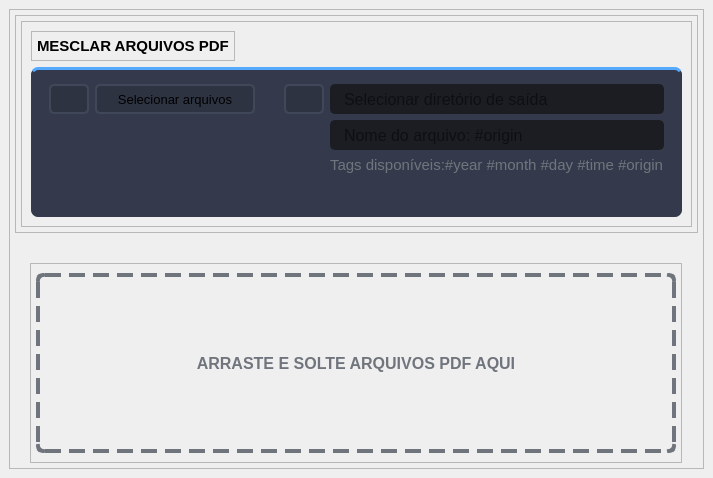
                  <widget class="QWidget" name="page_merge">
                   <layout class="QVBoxLayout" name="verticalLayout_24">
                    <property name="spacing">
                     <number>0</number>
                    </property>
                    <property name="leftMargin">
                     <number>9</number>
                    </property>
                    <property name="topMargin">
                     <number>9</number>
                    </property>
                    <property name="rightMargin">
                     <number>9</number>
                    </property>
                    <property name="bottomMargin">
                     <number>9</number>
                    </property>
                    <item alignment="Qt::AlignTop">
                     <widget class="QFrame" name="frame_main_merge">
                      <property name="frameShape">
                       <enum>QFrame::StyledPanel</enum>
                      </property>
                      <property name="frameShadow">
                       <enum>QFrame::Raised</enum>
                      </property>
                      <layout class="QVBoxLayout" name="verticalLayout_17">
                       <property name="spacing">
                        <number>30</number>
                       </property>
                       <property name="leftMargin">
                        <number>5</number>
                       </property>
                       <property name="topMargin">
                        <number>5</number>
                       </property>
                       <property name="rightMargin">
                        <number>5</number>
                       </property>
                       <property name="bottomMargin">
                        <number>5</number>
                       </property>
                       <item>
                        <widget class="QFrame" name="frame_home">
                         <property name="minimumSize">
                          <size>
                           <width>0</width>
                           <height>0</height>
                          </size>
                         </property>
                         <property name="maximumSize">
                          <size>
                           <width>16777215</width>
                           <height>16777215</height>
                          </size>
                         </property>
                         <property name="styleSheet">
                          <string notr="true"/>
                         </property>
                         <property name="frameShape">
                          <enum>QFrame::StyledPanel</enum>
                         </property>
                         <property name="frameShadow">
                          <enum>QFrame::Raised</enum>
                         </property>
                         <layout class="QVBoxLayout" name="verticalLayout_21">
                          <property name="leftMargin">
                           <number>5</number>
                          </property>
                          <property name="topMargin">
                           <number>5</number>
                          </property>
                          <property name="rightMargin">
                           <number>5</number>
                          </property>
                          <property name="bottomMargin">
                           <number>5</number>
                          </property>
                          <item alignment="Qt::AlignHCenter">
                           <widget class="QFrame" name="frame_merge">
                            <property name="minimumSize">
                             <size>
                              <width>0</width>
                              <height>0</height>
                             </size>
                            </property>
                            <property name="frameShape">
                             <enum>QFrame::StyledPanel</enum>
                            </property>
                            <property name="frameShadow">
                             <enum>QFrame::Raised</enum>
                            </property>
                            <layout class="QVBoxLayout" name="verticalLayout_10">
                             <property name="leftMargin">
                              <number>9</number>
                             </property>
                             <property name="topMargin">
                              <number>9</number>
                             </property>
                             <property name="rightMargin">
                              <number>9</number>
                             </property>
                             <property name="bottomMargin">
                              <number>9</number>
                             </property>
                             <item alignment="Qt::AlignLeft|Qt::AlignVCenter">
                              <widget class="QFrame" name="frame_description_merge">
                               <property name="minimumSize">
                                <size>
                                 <width>0</width>
                                 <height>0</height>
                                </size>
                               </property>
                               <property name="frameShape">
                                <enum>QFrame::StyledPanel</enum>
                               </property>
                               <property name="frameShadow">
                                <enum>QFrame::Raised</enum>
                               </property>
                               <layout class="QHBoxLayout" name="horizontalLayout_14">
                                <property name="leftMargin">
                                 <number>5</number>
                                </property>
                                <property name="topMargin">
                                 <number>5</number>
                                </property>
                                <property name="rightMargin">
                                 <number>5</number>
                                </property>
                                <property name="bottomMargin">
                                 <number>5</number>
                                </property>
                                <item alignment="Qt::AlignHCenter">
                                 <widget class="QLabel" name="label_description_merge">
                                  <property name="minimumSize">
                                   <size>
                                    <width>0</width>
                                    <height>0</height>
                                   </size>
                                  </property>
                                  <property name="font">
                                   <font>
                                    <family>Segoe UI</family>
                                    <pointsize>11</pointsize>
                                    <weight>75</weight>
                                    <bold>true</bold>
                                   </font>
                                  </property>
                                  <property name="styleSheet">
                                   <string notr="true"/>
                                  </property>
                                  <property name="text">
                                   <string>MESCLAR ARQUIVOS PDF</string>
                                  </property>
                                 </widget>
                                </item>
                               </layout>
                              </widget>
                             </item>
                             <item alignment="Qt::AlignHCenter">
                              <widget class="QFrame" name="frame_top_page_merge">
                               <property name="minimumSize">
                                <size>
                                 <width>0</width>
                                 <height>150</height>
                                </size>
                               </property>
                               <property name="maximumSize">
                                <size>
                                 <width>16777215</width>
                                 <height>16777215</height>
                                </size>
                               </property>
                               <property name="styleSheet">
                                <string notr="true">background-color:#343A4B;
border-radius: 7px;
border-top: 3px solid rgb(85, 170, 255);</string>
                               </property>
                               <property name="frameShape">
                                <enum>QFrame::StyledPanel</enum>
                               </property>
                               <property name="frameShadow">
                                <enum>QFrame::Raised</enum>
                               </property>
                               <layout class="QHBoxLayout" name="horizontalLayout_23">
                                <property name="spacing">
                                 <number>20</number>
                                </property>
                                <property name="leftMargin">
                                 <number>9</number>
                                </property>
                                <property name="topMargin">
                                 <number>9</number>
                                </property>
                                <property name="rightMargin">
                                 <number>9</number>
                                </property>
                                <property name="bottomMargin">
                                 <number>5</number>
                                </property>
                                <item alignment="Qt::AlignHCenter|Qt::AlignTop">
                                 <widget class="QFrame" name="frame_input_merge">
                                  <property name="minimumSize">
                                   <size>
                                    <width>0</width>
                                    <height>0</height>
                                   </size>
                                  </property>
                                  <property name="maximumSize">
                                   <size>
                                    <width>16777215</width>
                                    <height>16777215</height>
                                   </size>
                                  </property>
                                  <property name="font">
                                   <font>
                                    <family>Segoe UI</family>
                                   </font>
                                  </property>
                                  <property name="styleSheet">
                                   <string notr="true">border: 0px;</string>
                                  </property>
                                  <property name="frameShape">
                                   <enum>QFrame::StyledPanel</enum>
                                  </property>
                                  <property name="frameShadow">
                                   <enum>QFrame::Raised</enum>
                                  </property>
                                  <layout class="QGridLayout" name="gridLayout">
                                   <property name="leftMargin">
                                    <number>9</number>
                                   </property>
                                   <property name="topMargin">
                                    <number>5</number>
                                   </property>
                                   <property name="rightMargin">
                                    <number>0</number>
                                   </property>
                                   <property name="bottomMargin">
                                    <number>5</number>
                                   </property>
                                   <property name="horizontalSpacing">
                                    <number>6</number>
                                   </property>
                                   <item row="0" column="0">
                                    <widget class="QPushButton" name="pushButton_run_merge">
                                     <property name="minimumSize">
                                      <size>
                                       <width>40</width>
                                       <height>0</height>
                                      </size>
                                     </property>
                                     <property name="maximumSize">
                                      <size>
                                       <width>40</width>
                                       <height>30</height>
                                      </size>
                                     </property>
                                     <property name="autoFillBackground">
                                      <bool>false</bool>
                                     </property>
                                     <property name="styleSheet">
                                      <string notr="true">QPushButton {
	border: 2px solid rgb(64, 71, 88);
	border-radius: 5px;	
	background-color:#2E3342;
}
QPushButton:hover {
	background-color: rgb(85, 170, 255);
	border: 2px solid rgb(85, 170, 255);
}
QPushButton:pressed {	
	background-color: rgb(35, 40, 49);
	border: 2px solid rgb(43, 50, 61);
}</string>
                                     </property>
                                     <property name="text">
                                      <string/>
                                     </property>
                                     <property name="icon">
                                      <iconset resource="../Simple_PySide_Base/files.qrc">
                                       <normaloff>:/20x20/icons/20x20/cil-media-play.png</normaloff>:/20x20/icons/20x20/cil-media-play.png</iconset>
                                     </property>
                                     <property name="iconSize">
                                      <size>
                                       <width>18</width>
                                       <height>18</height>
                                      </size>
                                     </property>
                                    </widget>
                                   </item>
                                   <item row="0" column="1">
                                    <widget class="QPushButton" name="pushButton_selectFiles_merge">
                                     <property name="minimumSize">
                                      <size>
                                       <width>160</width>
                                       <height>30</height>
                                      </size>
                                     </property>
                                     <property name="maximumSize">
                                      <size>
                                       <width>16777215</width>
                                       <height>16777215</height>
                                      </size>
                                     </property>
                                     <property name="font">
                                      <font>
                                       <family>Segoe UI</family>
                                       <pointsize>10</pointsize>
                                      </font>
                                     </property>
                                     <property name="styleSheet">
                                      <string notr="true">QPushButton {
	border: 2px solid rgb(64, 71, 88);
	border-radius: 5px;	
	background-color:#2E3342;
}
QPushButton:hover {
	background-color: rgb(85, 170, 255);
	border: 2px solid rgb(85, 170, 255);
}
QPushButton:pressed {	
	background-color: rgb(35, 40, 49);
	border: 2px solid rgb(43, 50, 61);
}</string>
                                     </property>
                                     <property name="text">
                                      <string>Selecionar arquivos</string>
                                     </property>
                                     <property name="icon">
                                      <iconset resource="../Simple_PySide_Base/files.qrc">
                                       <normaloff>:/20x20/icons/20x20/cil-file.png</normaloff>:/20x20/icons/20x20/cil-file.png</iconset>
                                     </property>
                                     <property name="iconSize">
                                      <size>
                                       <width>18</width>
                                       <height>18</height>
                                      </size>
                                     </property>
                                    </widget>
                                   </item>
                                  </layout>
                                 </widget>
                                </item>
                                <item alignment="Qt::AlignHCenter|Qt::AlignTop">
                                 <widget class="QFrame" name="frame_output_merge">
                                  <property name="minimumSize">
                                   <size>
                                    <width>0</width>
                                    <height>0</height>
                                   </size>
                                  </property>
                                  <property name="maximumSize">
                                   <size>
                                    <width>16777215</width>
                                    <height>16777215</height>
                                   </size>
                                  </property>
                                  <property name="styleSheet">
                                   <string notr="true">border: 0px;</string>
                                  </property>
                                  <property name="frameShape">
                                   <enum>QFrame::StyledPanel</enum>
                                  </property>
                                  <property name="frameShadow">
                                   <enum>QFrame::Raised</enum>
                                  </property>
                                  <layout class="QFormLayout" name="formLayout_3">
                                   <property name="leftMargin">
                                    <number>9</number>
                                   </property>
                                   <property name="topMargin">
                                    <number>5</number>
                                   </property>
                                   <property name="rightMargin">
                                    <number>9</number>
                                   </property>
                                   <property name="bottomMargin">
                                    <number>5</number>
                                   </property>
                                   <item row="0" column="1">
                                    <widget class="QLineEdit" name="lineEdit_outputPath_merge">
                                     <property name="minimumSize">
                                      <size>
                                       <width>0</width>
                                       <height>30</height>
                                      </size>
                                     </property>
                                     <property name="maximumSize">
                                      <size>
                                       <width>360</width>
                                       <height>16777215</height>
                                      </size>
                                     </property>
                                     <property name="font">
                                      <font>
                                       <family>Segoe UI</family>
                                       <pointsize>12</pointsize>
                                      </font>
                                     </property>
                                     <property name="styleSheet">
                                      <string notr="true">QLineEdit {
	background-color: rgb(27, 29, 35);
	border-radius: 5px;
	border: 2px solid rgb(27, 29, 35);
	padding-left: 10px;
}
QLineEdit:hover {
	border: 2px solid rgb(85, 170, 255);
	border: 2px solid rgb(91, 101, 124);
}
QLineEdit:focus {
	border: 2px solid rgb(85, 170, 255);
}</string>
                                     </property>
                                     <property name="placeholderText">
                                      <string>Selecionar diretório de saída</string>
                                     </property>
                                    </widget>
                                   </item>
                                   <item row="1" column="1">
                                    <widget class="QLineEdit" name="lineEdit_filename_merge">
                                     <property name="minimumSize">
                                      <size>
                                       <width>330</width>
                                       <height>30</height>
                                      </size>
                                     </property>
                                     <property name="maximumSize">
                                      <size>
                                       <width>360</width>
                                       <height>16777215</height>
                                      </size>
                                     </property>
                                     <property name="font">
                                      <font>
                                       <family>Segoe UI</family>
                                       <pointsize>12</pointsize>
                                      </font>
                                     </property>
                                     <property name="styleSheet">
                                      <string notr="true">QLineEdit {
	background-color: rgb(27, 29, 35);
	border-radius: 5px;
	border: 2px solid rgb(27, 29, 35);
	padding-left: 10px;
}
QLineEdit:hover {
	border: 2px solid rgb(85, 170, 255);
	border: 2px solid rgb(91, 101, 124);
}
QLineEdit:focus {
	border: 2px solid rgb(85, 170, 255);
}</string>
                                     </property>
                                     <property name="placeholderText">
                                      <string>Nome do arquivo: #origin</string>
                                     </property>
                                    </widget>
                                   </item>
                                   <item row="3" column="1">
                                    <widget class="QLabel" name="label_tags_merge">
                                     <property name="minimumSize">
                                      <size>
                                       <width>0</width>
                                       <height>0</height>
                                      </size>
                                     </property>
                                     <property name="maximumSize">
                                      <size>
                                       <width>16777215</width>
                                       <height>16777215</height>
                                      </size>
                                     </property>
                                     <property name="font">
                                      <font>
                                       <family>Segoe UI</family>
                                       <pointsize>11</pointsize>
                                      </font>
                                     </property>
                                     <property name="styleSheet">
                                      <string notr="true">color: rgb(112, 117, 125);</string>
                                     </property>
                                     <property name="text">
                                      <string>Tags disponíveis:#year #month #day #time #origin</string>
                                     </property>
                                    </widget>
                                   </item>
                                   <item row="0" column="0">
                                    <widget class="QPushButton" name="pushButton_outputPath_merge">
                                     <property name="minimumSize">
                                      <size>
                                       <width>40</width>
                                       <height>30</height>
                                      </size>
                                     </property>
                                     <property name="styleSheet">
                                      <string notr="true">QPushButton {
	border: 2px solid rgb(64, 71, 88);
	border-radius: 5px;	
	background-color:#2E3342;
}
QPushButton:hover {
	background-color: rgb(85, 170, 255);
	border: 2px solid rgb(85, 170, 255);
}
QPushButton:pressed {	
	background-color: rgb(35, 40, 49);
	border: 2px solid rgb(43, 50, 61);
}</string>
                                     </property>
                                     <property name="text">
                                      <string/>
                                     </property>
                                     <property name="icon">
                                      <iconset resource="../Simple_PySide_Base/files.qrc">
                                       <normaloff>:/20x20/icons/20x20/cil-folder.png</normaloff>:/20x20/icons/20x20/cil-folder.png</iconset>
                                     </property>
                                     <property name="iconSize">
                                      <size>
                                       <width>18</width>
                                       <height>18</height>
                                      </size>
                                     </property>
                                    </widget>
                                   </item>
                                  </layout>
                                 </widget>
                                </item>
                               </layout>
                              </widget>
                             </item>
                            </layout>
                           </widget>
                          </item>
                         </layout>
                        </widget>
                       </item>
                       <item alignment="Qt::AlignHCenter|Qt::AlignTop">
                        <widget class="QFrame" name="frame_drop_merge">
                         <property name="minimumSize">
                          <size>
                           <width>600</width>
                           <height>200</height>
                          </size>
                         </property>
                         <property name="maximumSize">
                          <size>
                           <width>16777215</width>
                           <height>16777215</height>
                          </size>
                         </property>
                         <property name="frameShape">
                          <enum>QFrame::StyledPanel</enum>
                         </property>
                         <property name="frameShadow">
                          <enum>QFrame::Raised</enum>
                         </property>
                         <layout class="QHBoxLayout" name="horizontalLayout_17">
                          <property name="leftMargin">
                           <number>5</number>
                          </property>
                          <property name="topMargin">
                           <number>9</number>
                          </property>
                          <property name="rightMargin">
                           <number>5</number>
                          </property>
                          <item alignment="Qt::AlignHCenter">
                           <widget class="QLabel" name="label_drop_merge">
                            <property name="minimumSize">
                             <size>
                              <width>640</width>
                              <height>0</height>
                             </size>
                            </property>
                            <property name="maximumSize">
                             <size>
                              <width>640</width>
                              <height>16777215</height>
                             </size>
                            </property>
                            <property name="font">
                             <font>
                              <family>Segoe UI</family>
                              <pointsize>12</pointsize>
                              <weight>75</weight>
                              <bold>true</bold>
                             </font>
                            </property>
                            <property name="styleSheet">
                             <string notr="true">border-radius: 7px;
border: 4px dashed rgb(112, 117, 125);
color: rgb(112, 117, 125);</string>
                            </property>
                            <property name="text">
                             <string>ARRASTE E SOLTE ARQUIVOS PDF AQUI</string>
                            </property>
                            <property name="alignment">
                             <set>Qt::AlignCenter</set>
                            </property>
                           </widget>
                          </item>
                         </layout>
                        </widget>
                       </item>
                      </layout>
                     </widget>
                    </item>
                   </layout>
                  </widget>
